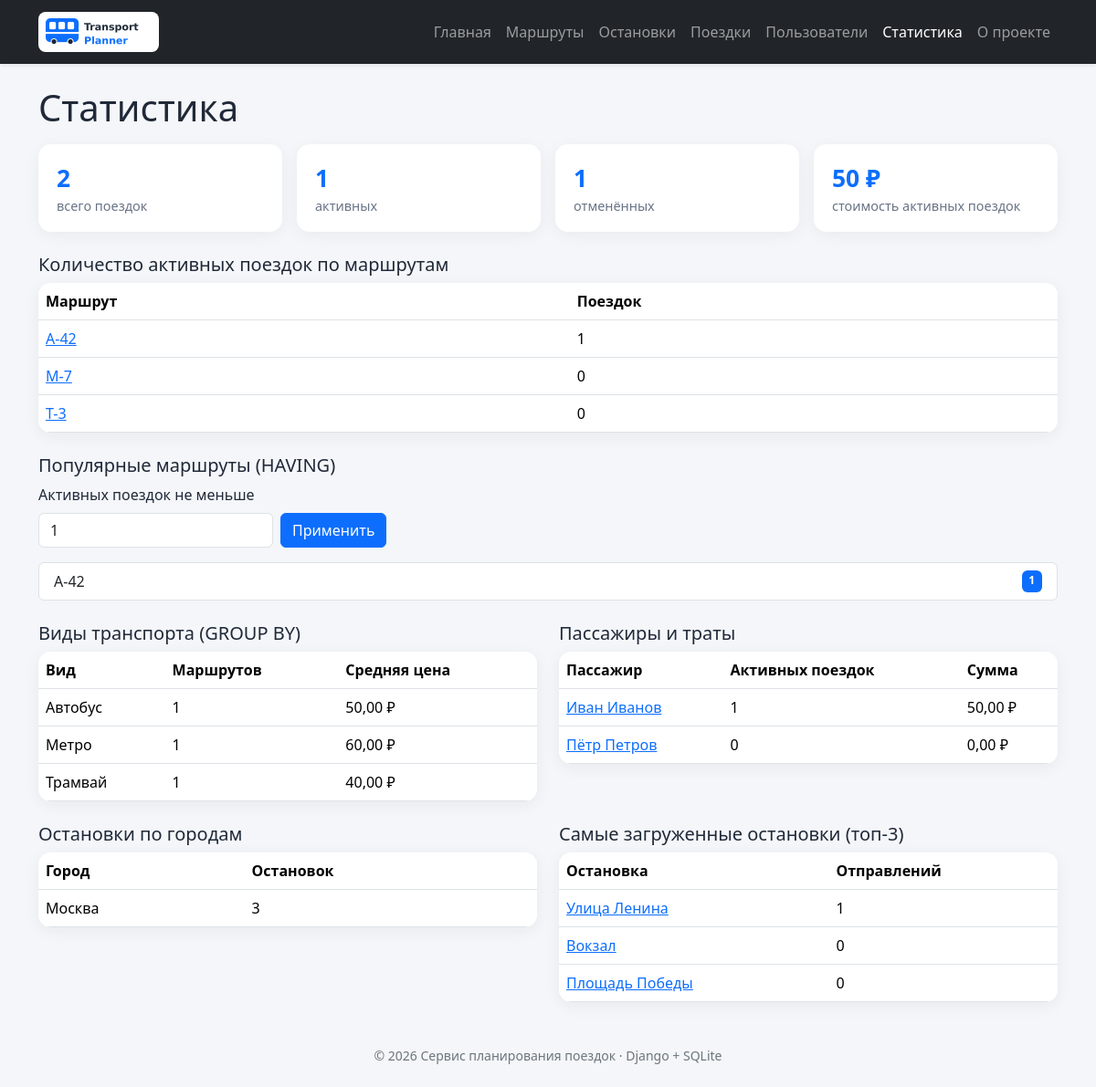
Page /statistics/ on the committed database.
### homepage/views.py (the view)
# urls.py: path("statistics/", views.statistics, name="statistics"),
def statistics(request):
    try:
        min_trips = max(0, int(request.GET.get("min_trips", "1")))
    except ValueError:
        min_trips = 1
    conn = get_connection()
    try:
        context = {
            "min_trips": min_trips,
            "summary": conn.execute(SUMMARY_SQL).fetchone(),
            "revenue": conn.execute(REVENUE_SQL).fetchone(),
            "route_stats": conn.execute(ROUTE_STATS_SQL).fetchall(),
            "popular_routes": conn.execute(
                POPULAR_ROUTES_SQL, [min_trips]
            ).fetchall(),
            "type_stats": conn.execute(TYPE_STATS_SQL).fetchall(),
            "user_stats": conn.execute(USER_STATS_SQL).fetchall(),
            "city_stats": conn.execute(CITY_STATS_SQL).fetchall(),
            "top_stops": conn.execute(TOP_STOPS_SQL).fetchall(),
        }
    finally:
        conn.close()
    return render(request, "homepage/statistics.html", context)

### db/database.py (called while the page is built)
def get_connection():
    DB_PATH.parent.mkdir(parents=True, exist_ok=True)
    conn = sqlite3.connect(DB_PATH)
    conn.row_factory = sqlite3.Row
    conn.execute("PRAGMA foreign_keys = ON")
    return conn

### homepage/templates/homepage/statistics.html (shortened to what this page needs)
{% extends "base.html" %}
{% block content %}
<h1 class="mb-3">Статистика</h1>
<div class="row g-3 mb-4">
    <div class="col-6 col-md-3"><div class="stat-card">
        <div class="stat-value">{{ summary.total_trips|default:0 }}</div>
        <div class="stat-label">всего поездок</div>
    </div></div>
    <div class="col-6 col-md-3"><div class="stat-card">
        <div class="stat-value">{{ summary.active_trips|default:0 }}</div>
        <div class="stat-label">активных</div>
    </div></div>
    <div class="col-6 col-md-3"><div class="stat-card">
        <div class="stat-value">{{ summary.cancelled_trips|default:0 }}</div>
        <div class="stat-label">отменённых</div>
    </div></div>
    <div class="col-6 col-md-3"><div class="stat-card">
        <div class="stat-value">{{ revenue.total|default:0|floatformat:0 }} ₽</div>
        <div class="stat-label">стоимость активных поездок</div>
    </div></div>
</div>
<h2 class="h5">Количество активных поездок по маршрутам</h2>
<div class="table-responsive card mb-4">
    <table class="table mb-0">
        <thead><tr><th>Маршрут</th><th>Поездок</th></tr></thead>
        <tbody>
            {% for item in route_stats %}
            <tr>
                <td><a href="{% url 'routes:detail' item.id %}">{{ item.number }}</a></td>
                <td>{{ item.trip_count }}</td>
            </tr>
            {% empty %}
            <tr><td colspan="2">Данных пока нет.</td></tr>
            {% endfor %}
        </tbody>
    </table>
</div>
<h2 class="h5">Популярные маршруты (HAVING)</h2>
<form method="get" class="row g-2 align-items-end mb-3">
    <div class="col-auto">
        <label for="min_trips" class="form-label">Активных поездок не меньше</label>
        <input id="min_trips" class="form-control" type="number" min="0"
               name="min_trips" value="{{ min_trips }}">
    </div>
    <div class="col-auto">
        <button class="btn btn-primary" type="submit">Применить</button>
    </div>
</form>
<div class="list-group mb-4">
    {% for item in popular_routes %}
        <div class="list-group-item d-flex justify-content-between">
            <span>{{ item.number }}</span>
            <span class="badge text-bg-primary">{{ item.trip_count }}</span>
        </div>
    {% empty %}
        <div class="list-group-item text-secondary">
            Маршрутов с таким количеством поездок нет.
        </div>
    {% endfor %}
</div>
<div class="row g-4">
    <div class="col-lg-6">
        <h2 class="h5">Виды транспорта (GROUP BY)</h2>
        <div class="table-responsive card"><table class="table mb-0">
            <thead><tr><th>Вид</th><th>Маршрутов</th><th>Средняя цена</th></tr></thead>
            <tbody>
                {% for item in type_stats %}
                <tr>
                    <td>{{ item.transport_type }}</td>
                    <td>{{ item.routes_count }}</td>
                    <td>{{ item.avg_price|floatformat:2 }} ₽</td>
                </tr>
                {% empty %}<tr><td colspan="3">Данных нет.</td></tr>{% endfor %}
            </tbody>
        </table></div>
    </div>
    <div class="col-lg-6">
        <h2 class="h5">Пассажиры и траты</h2>
        <div class="table-responsive card"><table class="table mb-0">
            <thead><tr><th>Пассажир</th><th>Активных поездок</th><th>Сумма</th></tr></thead>
            <tbody>
                {% for item in user_stats %}
                <tr>
                    <td><a href="{% url 'users:detail' item.id %}">{{ item.name }}</a></td>
                    <td>{{ item.trips_count }}</td>
                    <td>{{ item.total_spent|floatformat:2 }} ₽</td>
                </tr>
                {% empty %}<tr><td colspan="3">Данных нет.</td></tr>{% endfor %}
            </tbody>
        </table></div>
    </div>
    <div class="col-lg-6">
        <h2 class="h5">Остановки по городам</h2>
        <div class="table-responsive card"><table class="table mb-0">
            <thead><tr><th>Город</th><th>Остановок</th></tr></thead>
            <tbody>
                {% for item in city_stats %}
                <tr><td>{{ item.city }}</td><td>{{ item.stops_count }}</td></tr>
                {% empty %}<tr><td colspan="2">Данных нет.</td></tr>{% endfor %}
            </tbody>
        </table></div>
    </div>
    <div class="col-lg-6">
        <h2 class="h5">Самые загруженные остановки (топ-3)</h2>
        <div class="table-responsive card"><table class="table mb-0">
            <thead><tr><th>Остановка</th><th>Отправлений</th></tr></thead>
            <tbody>
                {% for item in top_stops %}
                <tr>
                    <td><a href="{% url 'stops:detail' item.id %}">{{ item.name }}</a></td>
                    <td>{{ item.departures }}</td>
                </tr>
                {% empty %}<tr><td colspan="2">Данных нет.</td></tr>{% endfor %}
            </tbody>
        </table></div>
    </div>
</div>
{% endblock %}

### templates/base.html (shortened to what this page needs)
{% load static %}
<!DOCTYPE html>
<html lang="ru">
<head>
    <link
        rel="stylesheet"
        href="https://cdn.jsdelivr.net/npm/bootstrap@5.3.3/dist/css/bootstrap.min.css"
    >
    <link rel="stylesheet" href="{% static 'homepage/css/style.css' %}">
</head>
<body>
    {% include "includes/navigation.html" %}
    <main class="container py-4">
        {% block content %}
        {% endblock %}
    </main>
    <footer class="container text-center text-secondary small py-4">
        <p class="mb-0">
            © <span id="current-year"></span> Сервис планирования поездок
            · Django + SQLite
        </p>
    </footer>
</body>
</html>

### templates/includes/navigation.html (shortened to what this page needs)
{% load static %}
{% with view=request.resolver_match.view_name ns=request.resolver_match.namespace %}
<nav class="navbar navbar-expand-lg navbar-dark bg-dark shadow-sm">
    <div class="container">
        <a class="navbar-brand" href="{% url 'homepage:index' %}">
            <img
                src="{% static 'homepage/img/logo.png' %}"
                alt="Transport Planner"
                class="transport-logo"
            >
        </a>
        <div class="collapse navbar-collapse" id="mainNav">
            <div class="navbar-nav ms-auto">
                <a class="nav-link {% if view == 'homepage:index' %}active{% endif %}"
                   href="{% url 'homepage:index' %}">Главная</a>
                <a class="nav-link {% if ns == 'routes' %}active{% endif %}"
                   href="{% url 'routes:list' %}">Маршруты</a>
                <a class="nav-link {% if ns == 'stops' %}active{% endif %}"
                   href="{% url 'stops:list' %}">Остановки</a>
                <a class="nav-link {% if ns == 'trips' %}active{% endif %}"
                   href="{% url 'trips:list' %}">Поездки</a>
                <a class="nav-link {% if ns == 'users' %}active{% endif %}"
                   href="{% url 'users:list' %}">Пользователи</a>
                <a class="nav-link {% if view == 'homepage:statistics' %}active{% endif %}"
                   href="{% url 'homepage:statistics' %}">Статистика</a>
                <a class="nav-link {% if view == 'homepage:about' %}active{% endif %}"
                   href="{% url 'homepage:about' %}">О проекте</a>
            </div>
        </div>
    </div>
</nav>
{% endwith %}

### homepage/static/homepage/css/style.css (style rules this page uses)
:root { color-scheme: light; }
body { min-height: 100vh; background: #f4f6f9; color: #202938; }
.navbar-brand { font-weight: 700; letter-spacing: .2px; }
.transport-logo { height: 44px; width: auto; background: #fff; border-radius: 8px; padding: 2px 6px; }
.card, .stat-card { border: 0; border-radius: 14px; }
.card { box-shadow: 0 4px 18px rgba(26, 39, 60, .06); }
.stat-card { height: 100%; padding: 1.1rem 1.25rem; background: #fff; box-shadow: 0 4px 18px rgba(26, 39, 60, .05); }
.stat-value { font-size: 1.65rem; font-weight: 700; color: #0d6efd; }
.stat-label { color: #687386; font-size: .9rem; }
.table { vertical-align: middle; }

### rows in the picture
routes: transport_type "Автобус", routes_count "1", avg_price "50,00"
routes: transport_type "Метро", routes_count "1", avg_price "60,00"
routes: transport_type "Трамвай", routes_count "1", avg_price "40,00"
users: name "Иван Иванов", trips_count "1", total_spent "50,00"
users: name "Пётр Петров", trips_count "0", total_spent "0,00"
stops: city "Москва", stops_count "3", name "Вокзал", departures "0"
stops: name "Улица Ленина", departures "1"
stops: name "Площадь Победы", departures "0"

### other values in the picture
{{ summary.total_trips|default:0 }} "2"
{{ summary.active_trips|default:0 }} "1"
{{ summary.cancelled_trips|default:0 }} "1"
{{ revenue.total|default:0|floatformat:0 }} "50"
{{ item.number }} "А-42" "М-7" "Т-3"
{{ item.trip_count }} "1" "0" "0"
{{ item.number }} "А-42"
{{ item.trip_count }} "1"
